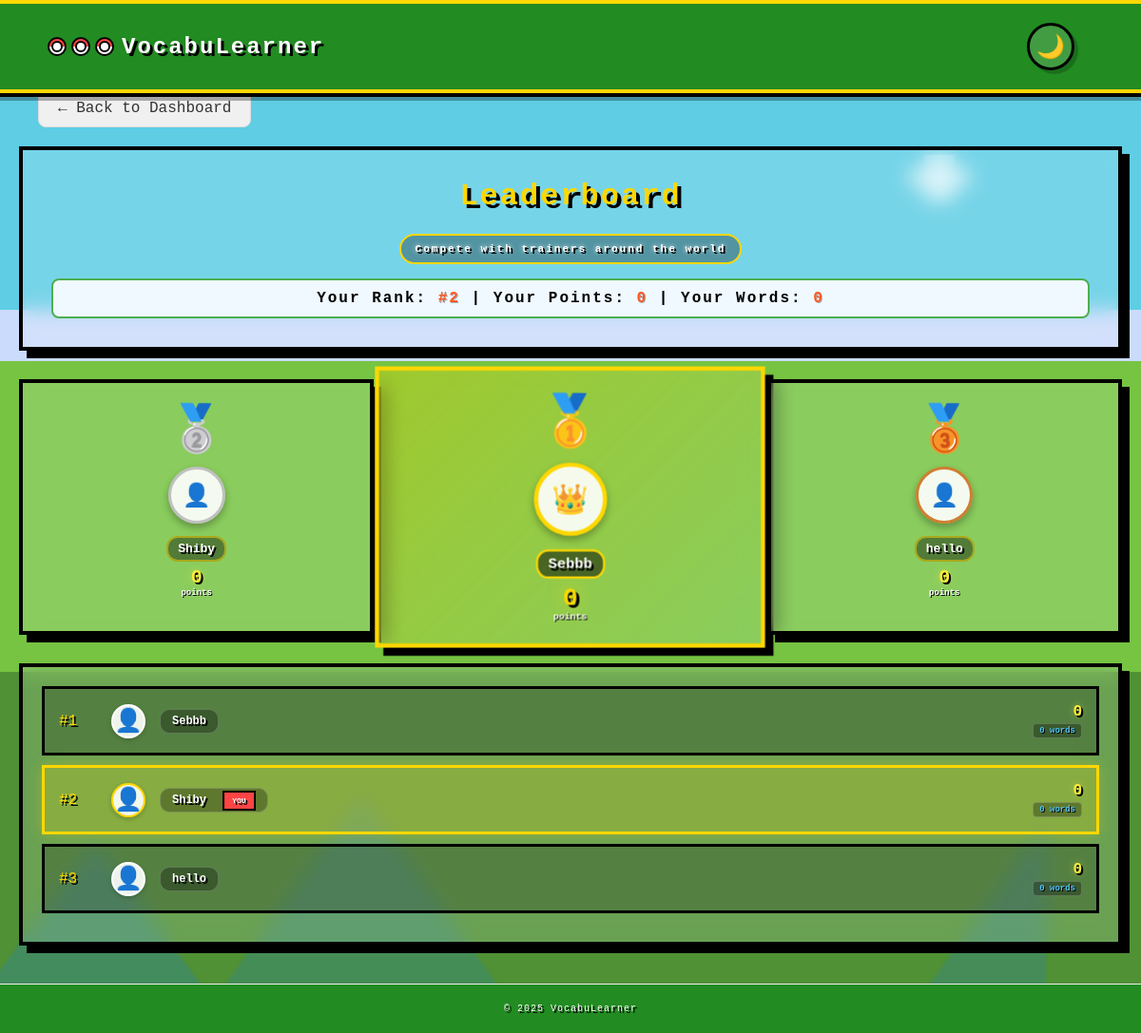
Page /leaderboard (signed in) on the committed database.
### models.py (models this page shows)
class UserAcc(db.Model):
    __tablename__ = 'user_acc'
    user_id = db.Column(db.Integer, primary_key=True)
    name = db.Column(db.String(50), nullable=False)
    email = db.Column(db.String(100), unique=True, nullable=False)
    password = db.Column(db.String(200), nullable=False)
    is_admin = db.Column(db.Boolean, default=False)
    is_active = db.Column(db.Boolean, default=True)
    date_created = db.Column(db.DateTime, default=datetime.utcnow)
    last_login = db.Column(db.DateTime)
    last_logout = db.Column(db.DateTime)
    pokemon_name = db.Column(db.String(100))
    pokemon_id = db.Column(db.Integer, db.ForeignKey('pokemon.pokemon_id'))
    profile_picture = db.Column(db.String(200))
    current_streak = db.Column(db.Integer, default=0)
    longest_streak = db.Column(db.Integer, default=0)
    total_points = db.Column(db.Integer, default=0)
    collected_pokemon = db.relationship(
        'UserPokemon',
        backref='owner',
        lazy=True,
        cascade='all, delete-orphan'
    )

### Main.py (the view)
@app.route('/leaderboard')
@login_required
def leaderboard():
    current_user = get_current_user()
    users = UserAcc.query.filter_by(is_admin=False).order_by(UserAcc.total_points.desc(), UserAcc.name).all()
    from sqlalchemy import func
    word_counts = db.session.query(
        UserWords.user_id,
        func.count(UserWords.word_id).label('word_count')
    ).group_by(UserWords.user_id).all()
    word_count_dict = {user_id: count for user_id, count in word_counts}
    leaderboard_data = []
    current_user_word_count = 0
    user_rank = None
    for rank, user in enumerate(users, start=1):
        word_count = word_count_dict.get(user.user_id, 0)
        if user.user_id == current_user.user_id:
            current_user_word_count = word_count
            user_rank = rank
        leaderboard_data.append({
            'rank': rank,
            'user_id': user.user_id,  # ADD THIS LINE
            'username': user.name,
            'profile_picture': user.profile_picture,
            'score': user.total_points or 0,
            'words': word_count,
            'is_current_user': user.user_id == current_user.user_id
        })
    podium_users = leaderboard_data[:3] if leaderboard_data else []
    return render_template('leaderboard.html',
                         current_user=current_user,
                         current_user_word_count=current_user_word_count,
                         user_rank=user_rank or len(users) + 1,
                         podium_users=podium_users,
                         leaderboard_data=leaderboard_data)

### Main.py (called while the page is built)
def login_required(f):
    @wraps(f)
    def decorated_function(*args, **kwargs):
        if 'user_id' not in session:
            flash("Please log in to access this page.", "warning")
            return redirect(url_for('login'))
        return f(*args, **kwargs)
    return decorated_function

def get_current_user():
    if 'user_id' in session:
        return UserAcc.query.get(session['user_id'])
    return None

### Templates/leaderboard.html (shortened to what this page needs)
{% extends 'base.html' %}
{% block content %}
    {% block logo_link %}
        <a href="{{ url_for('dashboard') }}" class="logo-link">
            <div class="logo-icon">
                <div class="pokeball-mini"></div>
                <div class="pokeball-mini"></div>
                <div class="pokeball-mini"></div>
            </div>
            VocabuLearner
        </a>
    {% endblock %}
    <div style="width: 100%; max-width: 1200px; margin: 20px auto; padding: 0 20px; box-sizing: border-box;">
    </div>
    <div class="leaderboard-container">
        <div style="width: 100%; max-width: 1200px; margin: 20px auto; padding: 0 20px; box-sizing: border-box;">
            <a href="{{ url_for('dashboard') }}" style="display: inline-block; padding: 10px 20px; background-color: #f0f0f0; color: #333; text-decoration: none; border-radius: 8px; font-weight: 500; transition: all 0.3s ease; border: 1px solid #ddd;">
                ← Back to Dashboard
            </a>
        </div>
        <div class="page-title">
            <h1>Leaderboard</h1>
            <p>Compete with trainers around the world</p>
            <div class="user-rank-info">
                Your Rank: <strong>#{{ user_rank }}</strong> |
                Your Points: <strong>{{ current_user.total_points }}</strong> |
                Your Words: <strong>{{ current_user_word_count }}</strong>
            </div>
        </div>
        <div class="top-three">
            <div class="podium second {% if podium_users|length >= 2 %}clickable{% endif %}"
                 {% if podium_users|length >= 2 %}data-profile-url="{{ url_for('view_profile', user_id=podium_users[1].user_id) }}"{% endif %}>
                <div class="rank">🥈</div>
                {% if podium_users|length >= 2 %}
                <div class="podium-user-info">
                    <div class="podium-avatar">
                        {% if podium_users[1].profile_picture %}
                        <img src="{{ podium_users[1].profile_picture }}" alt="{{ podium_users[1].username }}" class="avatar-img">
                        {% else %}
                        <div class="avatar-default">👤</div>
                        {% endif %}
                    </div>
                    <div class="podium-details">
                        <div class="username">{{ podium_users[1].username }}</div>
                        <div class="score">{{ podium_users[1].score }}</div>
                        <div class="label">points</div>
                    </div>
                </div>
                {% endif %}
            </div>
            <div class="podium first {% if podium_users|length >= 1 %}clickable{% endif %}"
                 {% if podium_users|length >= 1 %}data-profile-url="{{ url_for('view_profile', user_id=podium_users[0].user_id) }}"{% endif %}>
                <div class="rank">🥇</div>
                {% if podium_users|length >= 1 %}
                <div class="podium-user-info">
                    <div class="podium-avatar">
                        {% if podium_users[0].profile_picture %}
                        <img src="{{ podium_users[0].profile_picture }}" alt="{{ podium_users[0].username }}" class="avatar-img">
                        {% else %}
                        <div class="avatar-default">👑</div>
                        {% endif %}
                    </div>
                    <div class="podium-details">
                        <div class="username">{{ podium_users[0].username }}</div>
                        <div class="score">{{ podium_users[0].score }}</div>
                        <div class="label">points</div>
                    </div>
                </div>
                {% endif %}
            </div>
            <div class="podium third {% if podium_users|length >= 3 %}clickable{% endif %}"
                 {% if podium_users|length >= 3 %}data-profile-url="{{ url_for('view_profile', user_id=podium_users[2].user_id) }}"{% endif %}>
                <div class="rank">🥉</div>
                {% if podium_users|length >= 3 %}
                <div class="podium-user-info">
                    <div class="podium-avatar">
                        {% if podium_users[2].profile_picture %}
                        <img src="{{ podium_users[2].profile_picture }}" alt="{{ podium_users[2].username }}" class="avatar-img">
                        {% else %}
                        <div class="avatar-default">👤</div>
                        {% endif %}
                    </div>
                    <div class="podium-details">
                        <div class="username">{{ podium_users[2].username }}</div>
                        <div class="score">{{ podium_users[2].score }}</div>
                        <div class="label">points</div>
                    </div>
                </div>
                {% endif %}
            </div>
        </div>
        <div class="leaderboard-list">
            {% if leaderboard_data %}
                {% for entry in leaderboard_data %}
                    <div class="leaderboard-item clickable {% if entry.is_current_user %}you{% endif %}"
                         data-profile-url="{{ url_for('view_profile', user_id=entry.user_id) }}">
                        <div class="item-left">
                            <div class="item-rank">#{{ entry.rank }}</div>
                            <div class="item-avatar">
                                {% if entry.profile_picture %}
                                <img src="{{ entry.profile_picture }}" alt="{{ entry.username }}" class="avatar-img">
                                {% else %}
                                <div class="avatar-default">👤</div>
                                {% endif %}
                            </div>
                            <div class="item-username">
                                {{ entry.username }}
                                {% if entry.is_current_user %}
                                <span class="item-badge">YOU</span>
                                {% endif %}
                            </div>
                        </div>
                        <div class="item-right">
                            <div class="item-score">{{ entry.score }}</div>
                            <div class="item-words">{{ entry.words }} words</div>
                        </div>
                    </div>
                {% endfor %}
            {% else %}
                <div class="no-data-message">
                    <p>No users on the leaderboard yet. Be the first to earn points!</p>
                </div>
            {% endif %}
        </div>
    </div>
    <footer class="footer">
        <p>© 2025 VocabuLearner</p>
    </footer>
{% endblock %}

### Templates/leaderboard.html (style rules this page uses)
.leaderboard-container { width: 100%; max-width: 1200px; margin: 0 auto; padding: 0 20px; box-sizing: border-box; }
.footer { width: 100%; max-width: 1200px; margin: 40px auto 0; padding: 20px; text-align: center; border-top: 1px solid #eee; color: #666; font-size: 14px; }

### rows in the picture
UserAcc: total_points "0", name "Shiby", rank "2", username "Shiby", shows "YOU", score "0", words "0"
UserAcc: name "Sebbb", rank "1", username "Sebbb", score "0", words "0"
UserAcc: name "hello", rank "3", username "hello", score "0", words "0"

### other values in the picture
{{ user_rank }} "2"
{{ current_user_word_count }} "0"
{{ podium_users[1].score }} "0"
{{ podium_users[0].score }} "0"
{{ podium_users[2].score }} "0"
